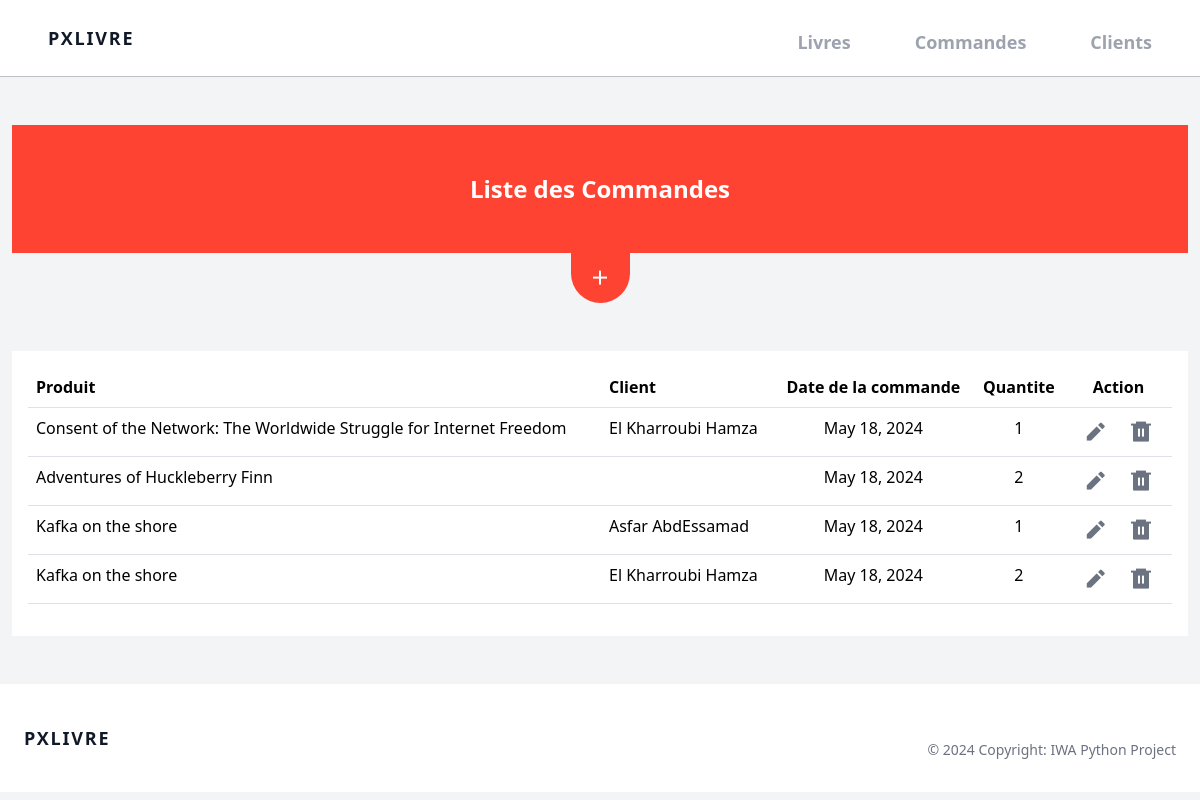
/commande/, run on the app's committed database.
### Commande/models.py (models this page shows)
class Commande(models.Model):
    client = models.ForeignKey(Client, on_delete=models.SET_NULL, null=True)
    livre = models.ForeignKey(Livre, on_delete=models.SET_NULL, null=True)
    dateCreation = models.DateField(auto_now_add=True)
    qte = models.IntegerField(null=True)

### Livre/models.py (models this page shows, shortened)
class Livre(models.Model):
    CATEGORY = (
        ('Physique', 'Physique'),
        ('Mathématique', 'Mathématique'),
        ('Chimie', 'Chimie'),
        ('Science', 'Science'),
        ('Enfant', 'Enfant'),
        ('Informatique', 'Informatique')
    )
    titre = models.CharField(max_length=100)
    auteur = models.CharField(max_length=100)
    prix = models.DecimalField(max_digits=5, decimal_places=2)
    description = models.TextField(null=True, blank=True)
    image_covr = models.ImageField(upload_to='photos/%y/%m/%d', null=True)
    quantite = models.IntegerField()
    pages = models.PositiveSmallIntegerField()
    category = models.CharField(max_length=190, null=True, choices=CATEGORY)
    date_edition = models.DateTimeField(default=datetime.now)

### Client/models.py (models this page shows, shortened)
class Client(models.Model):
    nom = models.CharField(max_length=30, null=True)
    prenom = models.CharField(max_length=30, null=True)
    email = models.EmailField()
    telephone = models.CharField(max_length=26)
    dateCreation = models.DateField(auto_now_add=True)

### Commande/views.py (the view)
# urls.py: path('', views.index, name='list_clients'),
def index(request):
    commandes = Commande.objects.all()
    context = {'commandes': commandes}
    return render(request, 'commande/list_commandes.html', context)

### templates/commande/list_commandes.html
{% extends 'main.html'%}
{%block contenu %}
<div>
	<div class='flex justify-center py-12 mt-5 relative'
		style="background-color: #ff4332;">
		<p class='text-xl sm:text-2xl font-bold text-white'>Liste des Commandes</p>
	</div>
	<div class="text-center mb-5">
		<a type="button" class="btn text-white py-2 px-3 rounded-b-full"
			style="background-color: #ff4332;"
			href="{% url 'ajouter_commande' %}"><i
				class="ri-add-line text-2xl"></i></a>
	</div>
	<div class="p-3 bg-white">
		<table class="table">
			<tr>
				<th>Produit</th>
				<th>Client</th>
				<th class="text-center">Date de la commande</th>
				<th class="text-center">Quantite</th>
				<th class="text-center">Action</th>
			</tr>
			{% for commande in commandes %}
			<tr>
				<td>{{commande.livre.titre}}</td>
				<td>{{commande.client.nom}} {{commande.client.prenom}}</td>
				<td class="text-center">{{commande.dateCreation}}</td>
				<td class="text-center">{{commande.qte}}</td>
				<td class="text-center">
					<a class=" px-2 group"
						href="{% url 'modifier_commande' commande.id %}"><i class="ri-pencil-fill text-2xl text-gray-500 group-hover:text-yellow-400"></i></a>
					<a class="px-2 group"
						href="{% url 'supprimer_commande' commande.id %}"><i class="ri-delete-bin-6-fill  text-2xl text-gray-500 group-hover:text-red-400 "></i></a>
				</td>
			</tr>
			{% endfor %}
		</table>
	</div>
</div>
{%endblock%}

### static/css/main.css (style rules this page uses)
.btn { padding: 10px 20px; }

### data on the page
Commande: livre.titre "Consent of the Network: The Worldwide Struggle for Internet Freedom", client.nom "El Kharroubi", client.prenom "Hamza", dateCreation "May 18, 2024", qte "1"
Commande: livre.titre "Adventures of Huckleberry Finn", dateCreation "May 18, 2024", qte "2"
Commande: livre.titre "Kafka on the shore", client.nom "Asfar", client.prenom "AbdEssamad", dateCreation "May 18, 2024", qte "1"
Commande: livre.titre "Kafka on the shore", client.nom "El Kharroubi", client.prenom "Hamza", dateCreation "May 18, 2024", qte "2"
